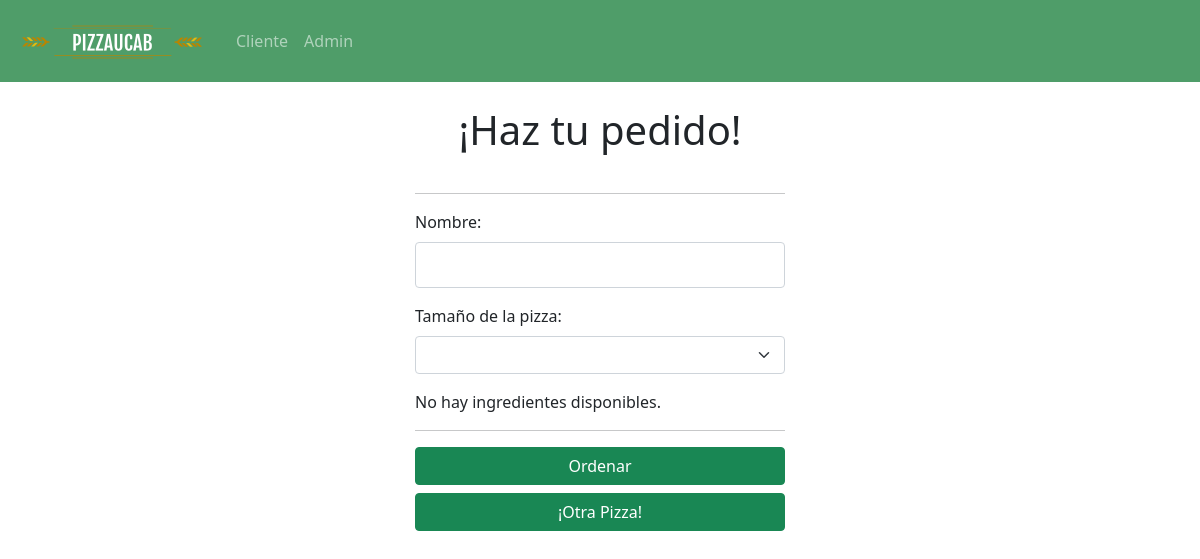
Before: /cliente/ with the older database file.
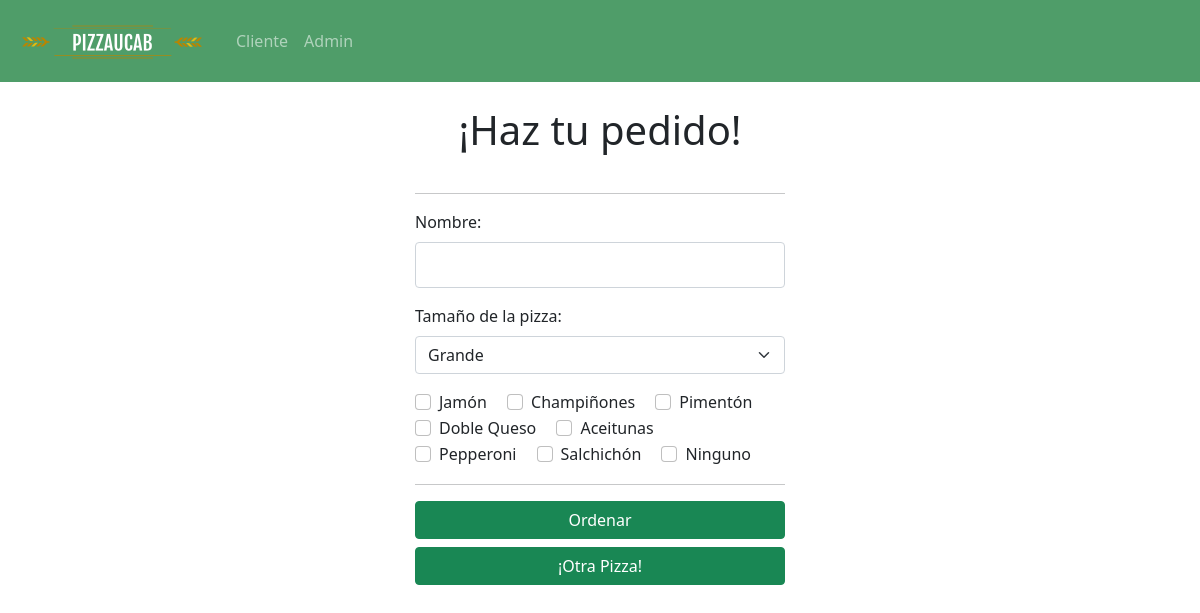
After: the same page with the newer database file.
### polls/models.py (models this page shows, shortened)
class Ingrediente(models.Model):
    nombre = models.CharField(max_length=20)
    costo = models.FloatField()

### polls/views.py (the view, shortened to what this page needs)
# urls.py: path('', views.index, name='index'),
def index(request):
    latest_ingrediente = Ingrediente.objects.order_by('id')
    latest_tam = Tamano.objects.order_by('id')
    template = loader.get_template('cliente.html')
    context = {
        'lastest_ingrediente': latest_ingrediente,
        'lastest_tam': latest_tam,
    }
    cont = 0
    return HttpResponse(template.render(context, request))

### polls/templates/cliente.html (shortened to what this page needs)
{% extends "base.html" %}
    {% load static %}
    {% block styles %}
        <link rel="stylesheet" type="text/css" href="{% static 'polls/style.css' %}">
    {% endblock %}
    {% block content%}
        <br>
        <div class="d-flex justify-content-center">
            <p class="h1 justify">¡Haz tu pedido!</p>
        </div>
        <form method="POST">
        <div class="form-signin">
            <hr>
            <div class="mb-3">
                <label class="form-label">Nombre:</label>
                <input class="form-control" name="nombre" required></select>
            </div>
            <div class="mb-3">
                <label class="form-label">Tamaño de la pizza:</label>
                <select name="tam_id" class="form-select">
                {% if lastest_tam %}
                    {%  for tam in lastest_tam %}
                        <option value="{{ tam.id }}">{{ tam.tamano }}</option>
                    {% endfor %}
                {% else %}
                    <p>No hay ingredientes disponibles.</p>
                {% endif %}
                </select>
            </div>
            <div class="mb-3">
                {% if lastest_ingrediente %}
                    {%  for ing in lastest_ingrediente %}
                        <div class="form-check form-check-inline">
                            <input class="form-check-input"  type="checkbox" id="{{ ing.id }}" name="ing.id" value= "{{ ing.id }}">
                            <label for="{{ ing.nombre }}">{{ ing.nombre }}</label><br>
                        </div>
                    {% endfor %}
                {% else %}
                    <p>No hay ingredientes disponibles.</p>
                {% endif %}
            </div>
            <hr>
            <button class="btn btn-success w-100 mb-2" name="ordenar" type="submit">Ordenar</button>
            <button class="btn btn-success w-100 mb-2" name="otra" type="submit" >¡Otra Pizza!</button>
        </div>
        </form>
    {% endblock%}

### templates/base.html (shortened to what this page needs)
<!DOCTYPE html>
<html lang="en">
<head>
    {% block styles %}
    {% endblock %}
    {% load static %}
    <link href="{% static 'css/bootstrap.min.css' %}" rel="stylesheet">
</head>
<body>
    <nav class="navbar navbar-expand-lg navbar-dark" style="background-color: #4F9D69;">
    <div class="container-fluid">
        <a class="navbar-brand" href="/">  <img src={% static "logo.png" %}></a>
        <div class="collapse navbar-collapse" id="navbarNav">
        <ul class="navbar-nav">
            <li class="nav-item">
            <a class="nav-link" href="/cliente">Cliente</a>
            </li>
            <li class="nav-item">
            <a class="nav-link" href="/admin">Admin</a>
            </li>
        </ul>
        </div>
    </div>
    </nav>
    {% block content%}
    {% endblock%}
</body>
</html>

### polls/static/polls/style.css (style rules this page uses)
.form-signin { width: 100%; max-width: 400px; padding: 15px; margin: auto; }
.form-signin .form-control { position: relative; box-sizing: border-box; height: auto; padding: 10px; font-size: 16px; }
.btn { font-size: 16px; }

Changed rows visible on the page:
added Ingrediente: nombre "Jamón"
added Ingrediente: nombre "Champiñones"
added Ingrediente: nombre "Pimentón"
added Ingrediente: nombre "Doble Queso"
added Ingrediente: nombre "Aceitunas"
added Ingrediente: nombre "Pepperoni"
added Ingrediente: nombre "Salchichón"
added Ingrediente: nombre "Ninguno"
Other visible differences:
form field tam_id: (not shown) → "Grande"
text no longer shown: "No hay ingredientes disponibles."
